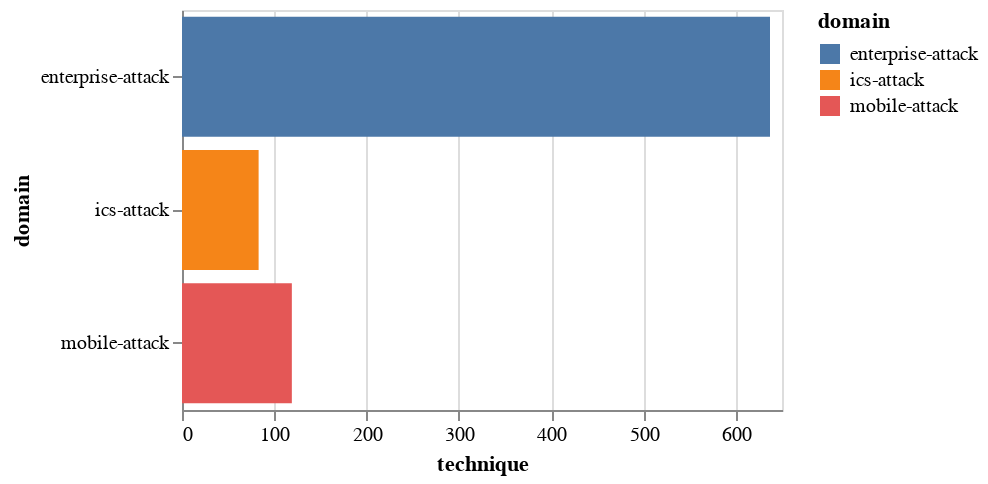

This figure's notebook cell:
### Code cell
alt.Chart(data_3).mark_bar().encode(x='technique', y='domain', color='domain').properties(height = 200)

### Figure 1 — Vega-Lite specification as saved in the notebook (floating-point values rounded to 4 significant figures)
{"config": {"view": {"continuousWidth": 300, "continuousHeight": 300}}, "data": {"name": "data-d850e26325fb4b29b70325c3ed54b044"}, "mark": {"type": "bar"}, "encoding": {"color": {"field": "domain", "type": "nominal"}, "x": {"field": "technique", "type": "quantitative"}, "y": {"field": "domain", "type": "nominal"}}, "height": 200, "$schema": "https://vega.github.io/schema/vega-lite/v5.17.0.json", "datasets": {"data-d850e26325fb4b29b70325c3ed54b044": [{"domain": "enterprise-attack", "technique": 637}, {"domain": "ics-attack", "technique": 83}, {"domain": "mobile-attack", "technique": 119}]}}
